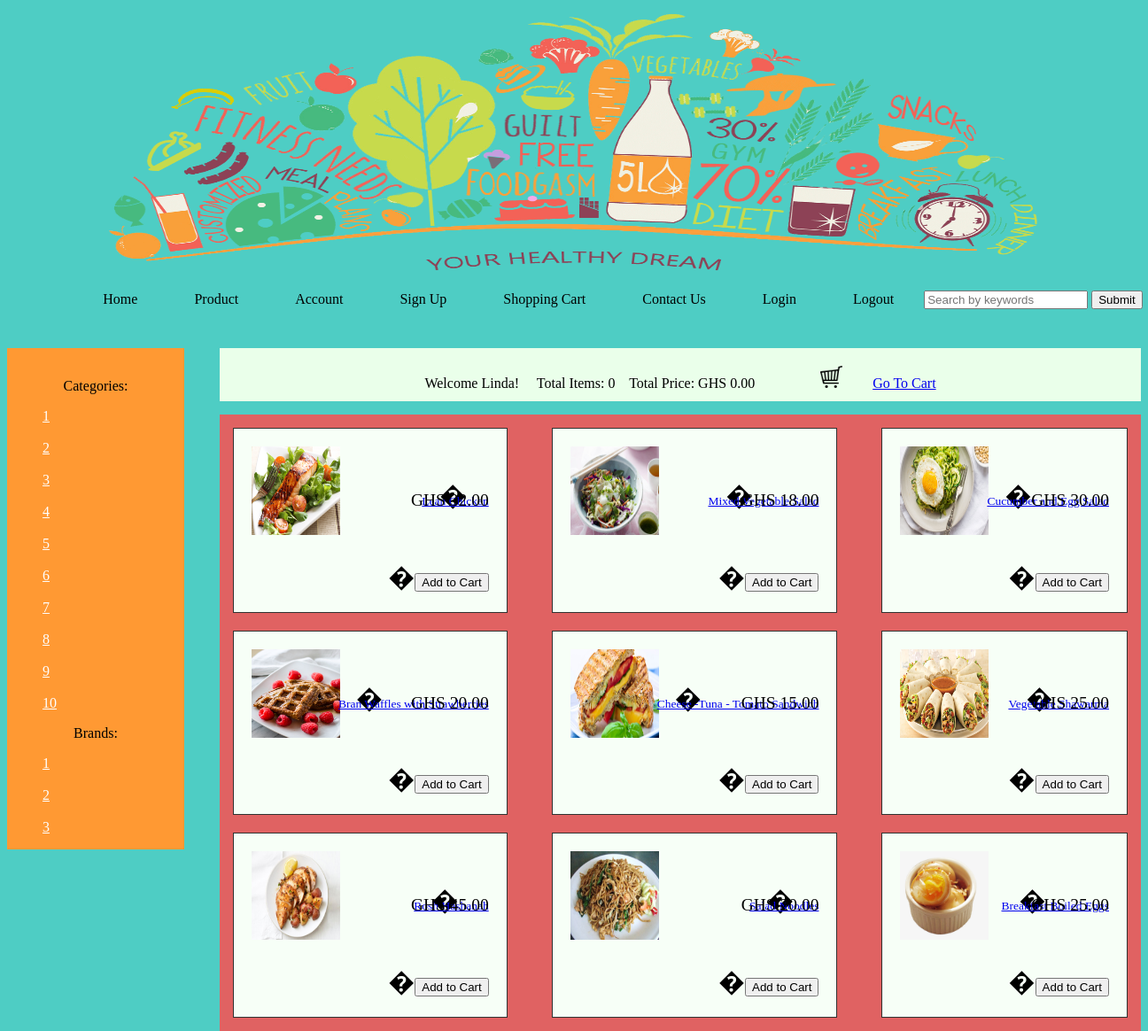
Screenshot of /php/products.php (signed in) with the database file from the repository.
### tables this page shows
CREATE TABLE IF NOT EXISTS `food` (
  `id` int(10) NOT NULL AUTO_INCREMENT,
  `food_name` varchar(100) DEFAULT NULL,
  `price` int(10) DEFAULT NULL,
  `image` varchar(100) DEFAULT NULL,
  `duration` text,
  `ingredients` varchar(100) DEFAULT NULL,
  `description` varchar(100) DEFAULT NULL,
  PRIMARY KEY (`id`)
);

### admin/database/connect.php (called while the page is built, shortened)
<?php
class Connect
{
  public $databaseConnection;
  public $result;
  function Connect()
  {
    $this->databaseConnection = mysqli_connect(SERVER, USERNAME, PASSWORD, DBNAME);
    if (mysqli_connect_errno())
    {
      return false;
    }
    else
    {
      return true;
    }
  }
  function Query($sql)
  {
    if ($this->connect())
    {
      $this->result = mysqli_query($this->databaseConnection, $sql);
      if($this->result == true)
      {
        return true;
      }
      else
      {
        return false;
      }
   }
  else
    {
      return false;
    }
 }
  function fetch()
	{
		if($this->result == false)
		{
			return false;
		}
    else
    {
		return mysqli_fetch_assoc($this->result);
  }
	}
}
?>

### php/productFunctions.php (the view, shortened to what this page needs)
<?php
require_once("../admin/database/connect.php");
function allproducts()
{
  $sql = "SELECT id,food_name,price,image,duration,ingredients,description FROM food ORDER BY RAND()";
  $connect = new Connect;
  $run = $connect->query($sql);
  while ($row = $connect->fetch())
  {
    echo '
    <form method = "post">
      <div class="grid-item">
<a href="views.php?image='.$row['image'].'&name='.$row['food_name']. '&duration='.$row['food_name']. '&price='.$row['price']. '&description='.$row['description']. '&id='.$row['id'].'"><img src="../'.$row['image'].'"></a><br>
�<a href="views.php?image='.$row['image']. '&duration='.$row['food_name']. '&name='.$row['food_name']. '&price='.$row['price']. '&description='.$row['description']. '&id='.$row['id']. '" >' .$row['food_name']. '</a><br>
'.'<p>GHS ' .$row['price'].'.00</p>'.'  <br>
�<button value="'.$row['id'].'" name="cart">Add to Cart</button>
</div>
    </form>';
}
}
function num()
{
  $bill = 0;
  $ip = $_SERVER["REMOTE_ADDR"];
  $sql = "SELECT COUNT(foodId) AS ANS FROM cart WHERE ip_addr = '$ip'";
  $login = new Connect;
  $run = $login->query($sql);
  $results = $login->fetch();
  if ($results)
  {
    $count = $results['ANS'];
    if (!empty($_SESSION['login']))
    {
    echo "Welcome ".$_SESSION['name']."! &nbsp&nbsp&nbsp Total Items: " . $count . "&nbsp&nbsp&nbsp Total Price: GHS ". $bill. ".00";
    }
    else
    {
      echo "Welcome Guest! &nbsp&nbsp&nbsp Total Items: " . $count . "&nbsp&nbsp&nbsp Total Price: GHS ". $bill. ".00";
      }
  }
}
?>

### css/lab2.css (style rules this page uses)
body { background-color: #4ECDC4; }
.grid-item { background-color: #F7FFF7; border: 1px solid rgba(0, 0, 0, 0.8); padding: 20px; font-size: 30px; text-align: right; color: black; }
.grid-item a { font-size: 45%; margin-left: -50px; }
.grid-item p { margin-top: -25px; font-size: 65%; }
.grid-item img { float: left; width: 100px; height: 100px; }

### rows the page displays
food: image (picture), food_name "Lean Chicken", price "32", $row['id'] 8 (drawn)
food: image (picture), food_name "Mixed Vegetable Salad", price "18", $row['id'] 13 (drawn)
food: image (picture), food_name "Cucumber and Egg Salad", price "30", $row['id'] 7 (drawn)
food: image (picture), food_name "Bran Waffles with Strawberries", price "20", $row['id'] 14 (drawn)
food: image (picture), food_name "Cheese -Tuna - Tomato Sandwich", price "15", $row['id'] 11 (drawn)
food: image (picture), food_name "Vegetable Shawarma", price "25", $row['id'] 12 (drawn)
food: image (picture), food_name "Rosh Hashanah", price "45", $row['id'] 9 (drawn)
food: image (picture), food_name "Salad Noodles", price "20", $row['id'] 10 (drawn)
food: image (picture), food_name "Breakfast Boiled Eggs", price "25", $row['id'] 6 (drawn)

### other values shown
$_SESSION['name'] "Linda"
$count "0"
$bill "0"
